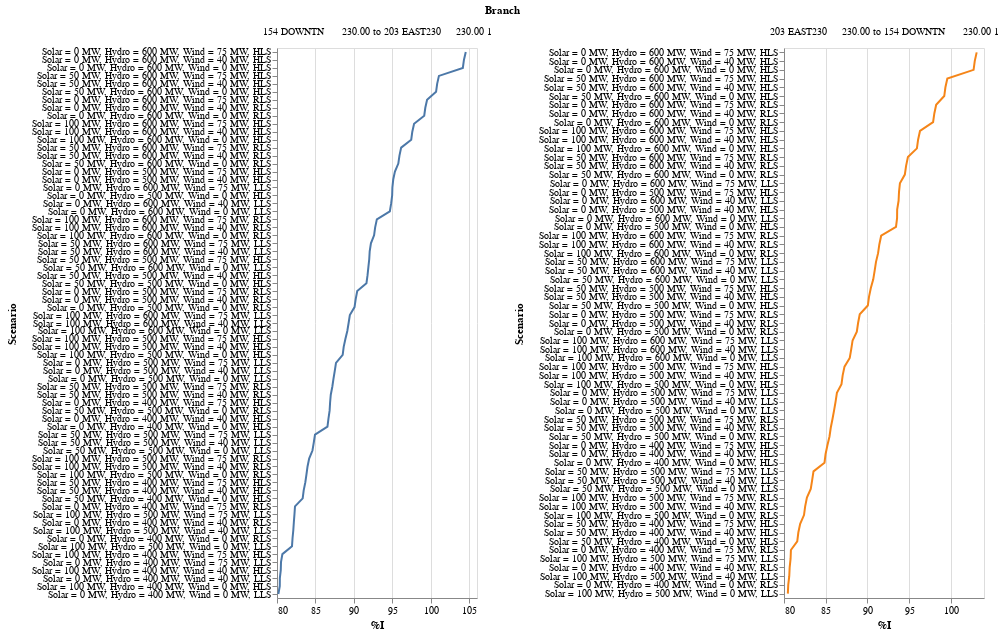

Source (notebook cell):
### Code cell
alt.Chart(branch_fil_1).mark_line().encode(
    alt.X('%I', scale=alt.Scale(zero=False)),
    alt.Y('Scenario',axis = alt.Axis(labelLimit= 250, titleX=-260), sort='-x'),
    alt.Color('Branch', legend=None)).properties(height = 550, width =200).facet('Branch',columns=3).resolve_scale(x='independent', y = 'independent')

### Figure 1 — Vega-Lite specification as saved in the notebook (floating-point values rounded to 4 significant figures; data arrays with more than 128 entries replaced by an {"elided": "..."} marker saying what was removed)
{"config": {"view": {"continuousWidth": 300, "continuousHeight": 300}}, "data": {"name": "data-c763bc6b8f97645efdb6eb7b405f701f"}, "facet": {"field": "Branch", "type": "nominal"}, "spec": {"mark": {"type": "line"}, "encoding": {"color": {"field": "Branch", "legend": null, "type": "nominal"}, "x": {"field": "%I", "scale": {"zero": false}, "type": "quantitative"}, "y": {"axis": {"labelLimit": 250, "titleX": -260}, "field": "Scenario", "sort": "-x", "type": "nominal"}}, "height": 550, "width": 200}, "columns": 3, "resolve": {"scale": {"x": "independent", "y": "independent"}}, "$schema": "https://vega.github.io/schema/vega-lite/v5.20.1.json", "datasets": {"data-c763bc6b8f97645efdb6eb7b405f701f": {"elided": "132 records"}}}
